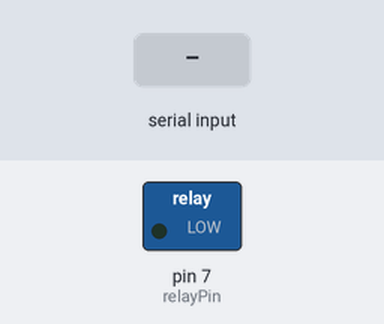
This sketch was run on a simulated Arduino Uno, built with avr-gcc and run on an emulated ATmega328P. On the bench: switched loads named in the sketch (green lamp = pin HIGH). The test bench sets the inputs (shaded band).

Above: at 1.2 s.
1.3 s: "1" received over Serial
At 2.5 s:
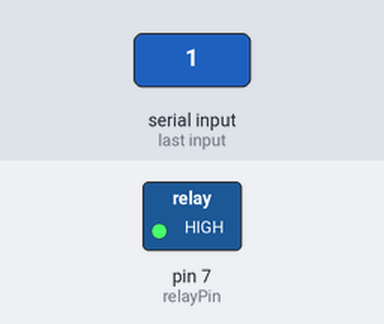
2.8 s: "0" received over Serial
At 3.8 s:
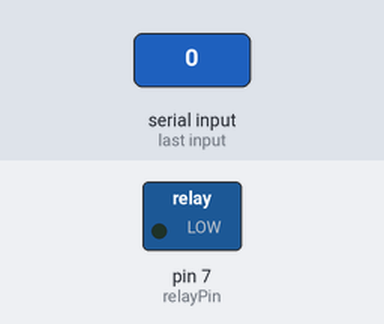
Timing chart, 0 to 5.8 s (numbered marks = the images above; inputs shaded):
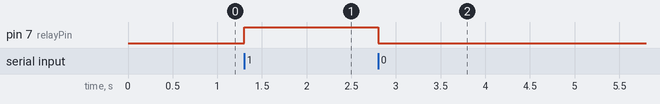

Measured:
- after the input at 1.3 s, pin 7 (relayPin): LOW → HIGH at once
- after the input at 2.8 s, pin 7 (relayPin): HIGH → LOW at once

The sketch:

blink_control_arduino.ino
```cpp
int relayPin = 7;   // or LED pin

void setup() {
  pinMode(relayPin, OUTPUT);
  Serial.begin(9600);
}

void loop() {

  if (Serial.available() > 0) {

    char data = Serial.read();

    if (data == '1') {
      digitalWrite(relayPin, HIGH); // Bulb ON
    }

    if (data == '0') {
      digitalWrite(relayPin, LOW);  // Bulb OFF
    }
  }
}
```
